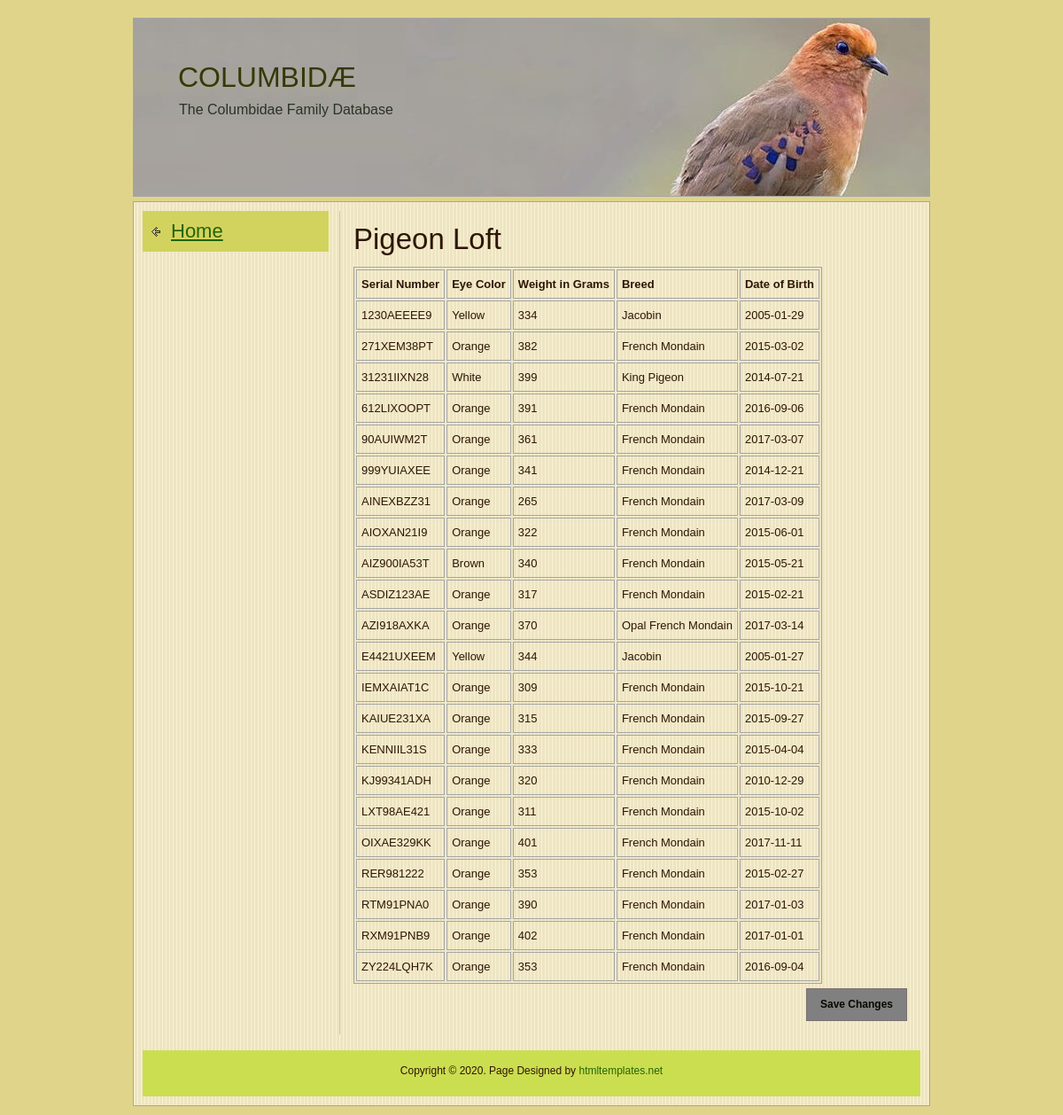
The page /tables/pigeons.php on the database its author committed.
### tables this page shows
CREATE TABLE `pigeons` (
  `SerialNumber` varchar(20) NOT NULL,
  `EyeColor` varchar(20) DEFAULT NULL,
  `Weight` int(11) DEFAULT NULL,
  `Breed` varchar(50) DEFAULT NULL,
  `DateOfBirth` date DEFAULT NULL,
  PRIMARY KEY (`SerialNumber`)
);

### tables/pigeons.php (the view, shortened to what this page needs)
<!DOCTYPE html>
<html>
<head>
<link href="../css/style.css" rel="stylesheet" type="text/css">
</head>
<body>
<div id="wrapper">
  <div id="header">
    <div class="top_banner">
      <h1>COLUMBIDÆ</h1>
      <p>The Columbidae Family Database</p>
    </div>
  </div>
  <div id="page_content">
    <div class="left_side_bar back_nav">
      <div class="col_1">
        <h1><a href="../home.php">Home</a></h1>
      </div>
    </div>
    <div class="right_section">
    <?php
      $DB_HOST = $_ENV["DB_HOST"];
      $DB_USERNAME = $_ENV["DB_USERNAME"];
      $DB_PASSWORD = $_ENV["DB_PASSWORD"];
      $DB_DBNAME = $_ENV["DB_DBNAME"];
      $DB_PORT = $_ENV["DB_PORT"];
      $link=mysqli_connect($DB_HOST, $DB_USERNAME, $DB_PASSWORD, $DB_DBNAME, $DB_PORT)
        or die(header("Location: ../error.php"));
      $query = "SELECT * FROM PIGEONS";
      $result = mysqli_query($link, $query)
        or die("<br><b>Query failed</b>");
      echo"<h1>Pigeon Loft</h1><nl>";
      echo "<blockquote contenteditable=true>";
      echo "<table>\n";
      echo "<td><b>Serial Number</b></td><td><b>Eye Color</b></td><td><b>Weight in Grams</b></td><td><b>Breed</b></td></td><td><b>Date of Birth</b></td>";
      while ($line = mysqli_fetch_array($result, MYSQLI_ASSOC))
      {
        echo "\t<tr>\n";
        foreach ($line as $col_value)
        {
          if (preg_match("/^#[0-9A-F ]*$/i", $col_value))
          {
            echo "\t\t<td style='background-color:$col_value;'>$col_value</td>\n";
          }
          else
          {
            echo "\t\t<td>$col_value</td>\n";
          }
        }
        echo "\t</tr>\n";
      }
      echo "</table>\n";
      echo "</blockquote>";
      ?>
      <p><a onclick="updateTable()" class="btn" id="saveBtn">Save Changes</a></p>
    </div>
    <div id="footer">Copyright &copy; 2020. Page Designed by <a href="http://www.htmltemplates.net" target="_blank">htmltemplates.net</a><br>
    </div>
  </div>
</div>
</body></html>

### css/style.css (style rules this page uses)
html, body, div, span, applet, object, iframe, h1, h2, h3, h4, h5, h6, p, blockquote, pre, a, abbr, acronym, address, big, cite, code, del, dfn, em, font, img, ins, kbd, q, s, samp, small, strike, strong, sub, sup, tt, var, b, u, i, center, dl, dt, dd, ol, ul, li, fieldset, form, label, legend, table, caption, tbody, tfoot, thead, tr, th, td, hr, button { margin:0; padding:0; border:0; outline:0; font-size:100%; vertical-align:baseline; background:none; }
h1, h2, h3, h4, h5, h6, li { line-height:100%; }
blockquote, q { quotes:none; }
body { margin:0px; padding:0px; font-size:13px; line-height:21px; color:#2d1604; background-color:#e0d48a; font-family:Arial, Helvetica, sans-serif; }
h1, h2, h3, h4, h5, h6 { font-weight:normal; }
h1 { font-size:33px; margin-bottom:15px; }
a { color: #236407;text-decoration: underline; }
table,th,td { border:1px solid #a4a5a5; }
tr { margin:0 0 5px 0;padding:3px; }
td { padding:5px;margin:0 1px; }
#wrapper { width:900px; margin:0 auto; padding:20px 0 10px 0; }
#header { padding:0px 0px 5px; }
#header .top_banner { background:url(../images/blue_eyed_dove.jpg) no-repeat left top; height:150px; padding:50px 35px 0 50px; border:#a4a5a5 solid 1px; }
#header h1 { font-size:32px; color:#323A07; margin:0px; padding:0px 0px 10px; }
#header p { font-size:16px; margin-left:1px; color:#293325; }
#page_content { padding:10px; background:url(../images/body.jpg) repeat; border:#a4a5a5 solid 1px; }
#page_content .right_section { width:625px; float:right; padding:15px; border-left:#d4d093 solid 1px; }
a.btn { color:#0a0800; font-size:12px; text-decoration:none; padding:7px 15px 7px 15px; font-weight:bold; display:inline-block; border:#7a6f73 solid 1px; background-color:#bdd92c; }
.left_side_bar { width:210px; float:left; }
.left_side_bar h1 { font-size:22px; padding:12px 0 12px 32px; margin-bottom:5px; color:#1b0400; background:url(../images/arrow.png)#d2d35e no-repeat 10px center; }
.back_nav h1 { font-size:22px; padding:12px 0 12px 32px; margin-bottom:5px; color:#1b0400; background:url(../images/back_arrow.png)#d2d35e no-repeat 10px center; }
.left_side_bar .col_1 { padding:0px 0 20px 0; }
#footer { clear:both; margin-top:18px; padding:15px 0 12px 0; height:25px; text-align:center; font-family:Verdana, Geneva, sans-serif; font-size:12px; line-height:17px; background: #cbde50; }
#footer a { color: #236407; text-decoration:none; }
#saveBtn { margin-top: 5px; float: right; cursor: default; background-color: grey; }

### rows shown on the page
pigeons: SerialNumber "1230AEEEE9", EyeColor "Yellow", Weight "334", Breed "Jacobin", DateOfBirth "2005-01-29"
pigeons: SerialNumber "271XEM38PT", EyeColor "Orange", Weight "382", Breed "French Mondain", DateOfBirth "2015-03-02"
pigeons: SerialNumber "31231IIXN28", EyeColor "White", Weight "399", Breed "King Pigeon", DateOfBirth "2014-07-21"
pigeons: SerialNumber "612LIXOOPT", EyeColor "Orange", Weight "391", Breed "French Mondain", DateOfBirth "2016-09-06"
pigeons: SerialNumber "90AUIWM2T", EyeColor "Orange", Weight "361", Breed "French Mondain", DateOfBirth "2017-03-07"
pigeons: SerialNumber "999YUIAXEE", EyeColor "Orange", Weight "341", Breed "French Mondain", DateOfBirth "2014-12-21"
pigeons: SerialNumber "AINEXBZZ31", EyeColor "Orange", Weight "265", Breed "French Mondain", DateOfBirth "2017-03-09"
pigeons: SerialNumber "AIOXAN21I9", EyeColor "Orange", Weight "322", Breed "French Mondain", DateOfBirth "2015-06-01"
pigeons: SerialNumber "AIZ900IA53T", EyeColor "Brown", Weight "340", Breed "French Mondain", DateOfBirth "2015-05-21"
pigeons: SerialNumber "ASDIZ123AE", EyeColor "Orange", Weight "317", Breed "French Mondain", DateOfBirth "2015-02-21"
pigeons: SerialNumber "AZI918AXKA", EyeColor "Orange", Weight "370", Breed "Opal French Mondain", DateOfBirth "2017-03-14"
pigeons: SerialNumber "E4421UXEEM", EyeColor "Yellow", Weight "344", Breed "Jacobin", DateOfBirth "2005-01-27"
pigeons: SerialNumber "IEMXAIAT1C", EyeColor "Orange", Weight "309", Breed "French Mondain", DateOfBirth "2015-10-21"
pigeons: SerialNumber "KAIUE231XA", EyeColor "Orange", Weight "315", Breed "French Mondain", DateOfBirth "2015-09-27"
pigeons: SerialNumber "KENNIIL31S", EyeColor "Orange", Weight "333", Breed "French Mondain", DateOfBirth "2015-04-04"
pigeons: SerialNumber "KJ99341ADH", EyeColor "Orange", Weight "320", Breed "French Mondain", DateOfBirth "2010-12-29"
pigeons: SerialNumber "LXT98AE421", EyeColor "Orange", Weight "311", Breed "French Mondain", DateOfBirth "2015-10-02"
pigeons: SerialNumber "OIXAE329KK", EyeColor "Orange", Weight "401", Breed "French Mondain", DateOfBirth "2017-11-11"
pigeons: SerialNumber "RER981222", EyeColor "Orange", Weight "353", Breed "French Mondain", DateOfBirth "2015-02-27"
pigeons: SerialNumber "RTM91PNA0", EyeColor "Orange", Weight "390", Breed "French Mondain", DateOfBirth "2017-01-03"
pigeons: SerialNumber "RXM91PNB9", EyeColor "Orange", Weight "402", Breed "French Mondain", DateOfBirth "2017-01-01"
pigeons: SerialNumber "ZY224LQH7K", EyeColor "Orange", Weight "353", Breed "French Mondain", DateOfBirth "2016-09-04"
